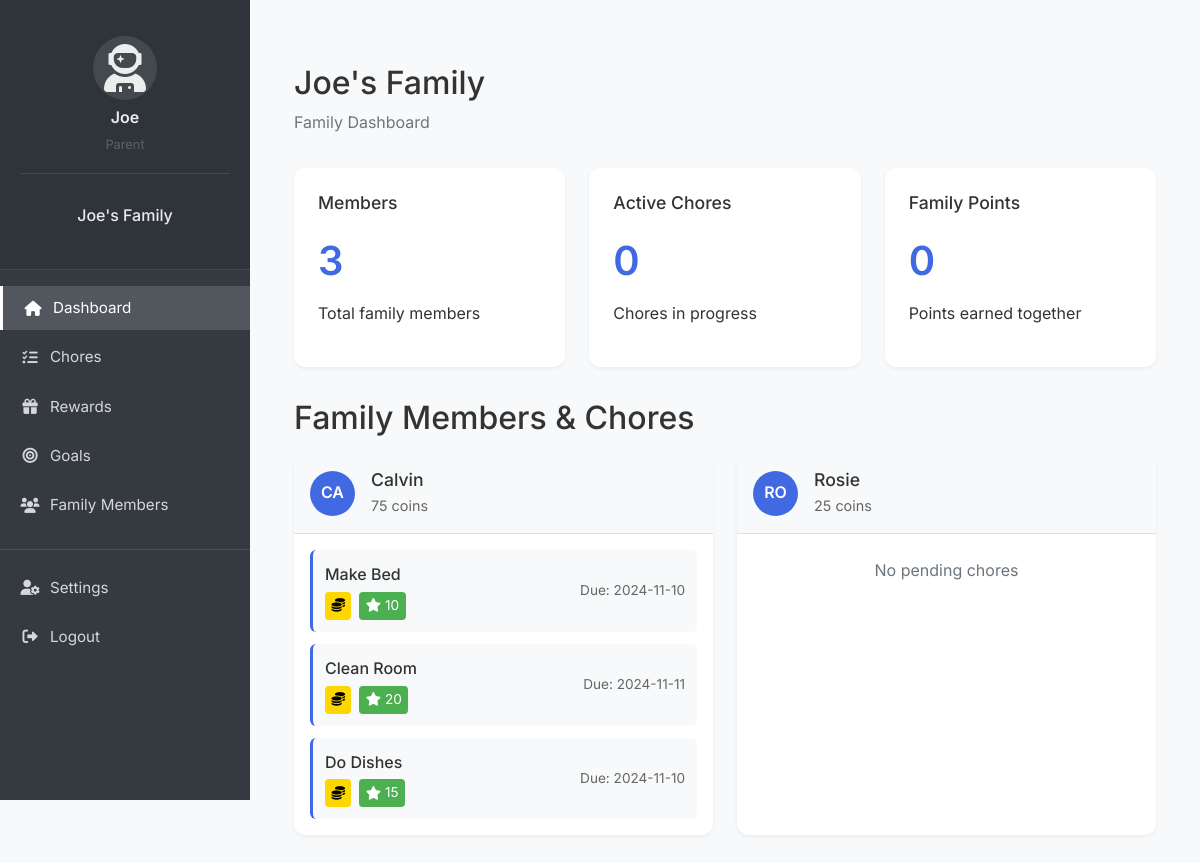
The app's page /dashboard (signed in) with its own data.
### app/models/user.py (models this page shows, shortened)
class User(db.Model, UserMixin):
    id = db.Column(db.Integer, primary_key=True)
    username = db.Column(db.String(64), unique=True, nullable=False)
    email = db.Column(db.String(120), unique=True, nullable=False)
    password_hash = db.Column(db.String(128), nullable=False)
    pin = db.Column(db.String(4))
    created_at = db.Column(db.DateTime, default=datetime.utcnow)
    is_superuser = db.Column(db.Boolean, default=False)
    is_parent = db.Column(db.Boolean, default=False)
    family_id = db.Column(db.Integer, db.ForeignKey('family.id'))
    parent_id = db.Column(db.Integer, db.ForeignKey('user.id'), nullable=True)
    children = db.relationship('User', backref=db.backref('parent', remote_side=[id]))
    coins = db.Column(db.Integer, default=0)
    family_points = db.Column(db.Integer, default=0)
    created_goal_categories = db.relationship('GoalCategory', back_populates='created_by')
    created_goals = db.relationship('Goal', back_populates='created_by')
    avatar = db.Column(db.String(50), default='fa-user-circle')

class Family(db.Model):
    __tablename__ = 'family'
    id = db.Column(db.Integer, primary_key=True)
    name = db.Column(db.String(100), nullable=False)
    family_code = db.Column(db.String(8), unique=True, nullable=False)
    created_at = db.Column(db.DateTime, nullable=False, default=datetime.utcnow)
    members = db.relationship('User', backref='family', lazy=True)
    chores = db.relationship('app.models.chore.Chore', backref='family', lazy=True)
    goal_categories = db.relationship('GoalCategory', back_populates='family', lazy=True)
    goals = db.relationship('Goal', back_populates='family', lazy=True)

### app/models/chore.py (models this page shows, shortened)
class Chore(db.Model):
    __tablename__ = 'chore'
    __table_args__ = {'extend_existing': True}
    id = db.Column(db.Integer, primary_key=True)
    title = db.Column(db.String(100), nullable=False)
    description = db.Column(db.Text, nullable=True)
    points = db.Column(db.Integer, nullable=False, default=0)
    status = db.Column(db.String(20), nullable=False, default='pending')  # pending, completed, verified
    due_date = db.Column(db.DateTime, nullable=True)
    created_at = db.Column(db.DateTime, nullable=False, default=datetime.utcnow)
    completed_at = db.Column(db.DateTime, nullable=True)
    family_id = db.Column(db.Integer, db.ForeignKey('family.id'), nullable=False)
    assigned_to_id = db.Column(db.Integer, db.ForeignKey('user.id'), nullable=True)
    created_by_id = db.Column(db.Integer, db.ForeignKey('user.id'), nullable=False)
    category_id = db.Column(db.Integer, db.ForeignKey('chore_category.id'), nullable=True)
    assigned_to = db.relationship('User', foreign_keys=[assigned_to_id], backref=db.backref('assigned_chores', lazy=True))
    created_by = db.relationship('User', foreign_keys=[created_by_id], backref=db.backref('created_chores', lazy=True))

### app/controllers/main.py (the view)
@main_bp.route('/dashboard')
@login_required
def dashboard():
    family = current_user.family
    if family:
        family_count = len(family.members)
        active_chores = 0  # TODO: Implement chores tracking
        family_points = sum(member.family_points for member in family.members)
        family_members = family.members
        recent_activities = []  # TODO: Implement activity tracking
        return render_template('main/dashboard.html',
                             family_count=family_count,
                             active_chores=active_chores,
                             family_points=family_points,
                             family_members=family_members,
                             recent_activities=recent_activities)
    return render_template('main/dashboard.html')

### app/__init__.py (called while the page is built)
@login_manager.user_loader
def load_user(id):
    from app.models.user import User
    return User.query.get(int(id))

### app/templates/main/dashboard.html (shortened to what this page needs)
{% extends "base.html" %}
{% block authenticated_content %}
<div class="container">
    <div class="dashboard-container">
        {% if current_user.family %}
            <div class="dashboard-header">
                <h1>{{ current_user.family.name }}</h1>
                <p class="text-muted">Family Dashboard</p>
            </div>
            <div class="dashboard-cards">
                <div class="card">
                    <h3>Members</h3>
                    <div class="stat">{{ family_count }}</div>
                    <p>Total family members</p>
                </div>
                <div class="card">
                    <h3>Active Chores</h3>
                    <div class="stat">{{ active_chores }}</div>
                    <p>Chores in progress</p>
                </div>
                <div class="card">
                    <h3>Family Points</h3>
                    <div class="stat">{{ family_points }}</div>
                    <p>Points earned together</p>
                </div>
            </div>
            <div class="family-members mt-4">
                <h2>Family Members & Chores</h2>
                <div class="members-list">
                    {% for member in family_members if not member.is_parent %}
                    <div class="member-card-with-chores">
                        <div class="member-header">
                            <div class="member-avatar">{{ member.username[:2].upper() }}</div>
                            <div class="member-info">
                                <h4>{{ member.username }}</h4>
                                <p>{{ member.coins }} coins</p>
                            </div>
                        </div>
                        <div class="member-chores">
                            {% set pending_chores = member.assigned_chores|selectattr('status', 'equalto', 'pending')|list %}
                            {% if pending_chores %}
                                <div class="chores-list">
                                    {% for chore in pending_chores %}
                                    <div class="chore-item">
                                        <div class="chore-info">
                                            <span class="chore-title">{{ chore.title }}</span>
                                            <div class="chore-rewards">
                                                <span class="coins-badge">
                                                    <i class="fas fa-coins"></i> {{ chore.coins }}
                                                </span>
                                                <span class="points-badge">
                                                    <i class="fas fa-star"></i> {{ chore.points }}
                                                </span>
                                            </div>
                                        </div>
                                        {% if chore.due_date %}
                                        <div class="chore-due-date">
                                            Due: {{ chore.due_date.strftime('%Y-%m-%d') }}
                                        </div>
                                        {% endif %}
                                    </div>
                                    {% endfor %}
                                </div>
                            {% else %}
                                <p class="text-muted text-center my-2">No pending chores</p>
                            {% endif %}
                        </div>
                    </div>
                    {% endfor %}
                </div>
            </div>
        {% endif %}
    </div>
</div>
{% endblock %}

### app/templates/partials/_sidebar.html (shortened to what this page needs)
<nav class="sidebar">
    <div class="sidebar-header">
        <div class="user-profile text-center mb-4">
            {% if current_user.avatar.startswith('fa-') %}
                <i class="fas {{ current_user.avatar }} fa-3x mb-2"></i>
            {% else %}
                <img src="{{ url_for('static', filename='img/avatars/' + current_user.avatar) }}"
                     alt="{{ current_user.username }}'s avatar"
                     class="avatar-img mb-2">
            {% endif %}
            <div class="user-info">
                <h6 class="mb-1">{{ current_user.username }}</h6>
                <small class="text-muted">
                    {% if current_user.is_parent %}
                        Parent
                    {% else %}
                        Child
                        <div class="coins-display mt-1">
                            <i class="fas fa-coins fa-xs"></i>
                            <span class="coins-text">{{ current_user.coins }}</span>
                        </div>
                    {% endif %}
                </small>
            </div>
        </div>
        {% if current_user.family %}
        <div class="family-info text-center mb-3">
            <h5>{{ current_user.family.name }}</h5>
        </div>
        {% endif %}
    </div>
    <ul class="nav flex-column">
        <li class="nav-item">
            <a class="nav-link {% if request.endpoint == 'main.dashboard' %}active{% endif %}"
               href="{{ url_for('main.dashboard') }}">
                <i class="fas fa-home"></i>
                <span>Dashboard</span>
            </a>
        </li>
        {% if current_user.family and module_settings.get('economy', True) %}
            <li class="nav-item" data-module="economy">
                <a class="nav-link {% if request.endpoint.startswith('chores.') %}active{% endif %}"
                   href="{{ url_for('chores.list_chores') }}">
                    <i class="fas fa-tasks"></i>
                    <span>Chores</span>
                </a>
            </li>
            <li class="nav-item" data-module="economy">
                <a class="nav-link {% if request.endpoint.startswith('rewards.') %}active{% endif %}"
                   href="{{ url_for('rewards.list_rewards') }}">
                    <i class="fas fa-gift"></i>
                    <span>Rewards</span>
                </a>
            </li>
            <li class="nav-item" data-module="economy">
                <a class="nav-link {% if request.endpoint.startswith('goals.') %}active{% endif %}"
                   href="{{ url_for('goals.list_goals') }}">
                    <i class="fas fa-bullseye"></i>
                    <span>Goals</span>
                </a>
            </li>
        {% endif %}
        {% if current_user.is_parent %}
            <li class="nav-item">
                <a class="nav-link {% if request.endpoint.startswith('family.') %}active{% endif %}"
                   href="{{ url_for('family.members') }}">
                    <i class="fas fa-users"></i>
                    <span>Family Members</span>
                </a>
            </li>
        {% endif %}
        <li class="nav-divider"></li>
        <li class="nav-item">
            {% if current_user.is_parent %}
                <a class="nav-link {% if request.endpoint == 'settings.profile' %}active{% endif %}"
                   href="{{ url_for('settings.profile') }}">
                    <i class="fas fa-user-cog"></i>
                    <span>Settings</span>
                </a>
            {% else %}
                <a class="nav-link {% if request.endpoint == 'settings.child_profile' %}active{% endif %}"
                   href="{{ url_for('settings.child_profile') }}">
                    <i class="fas fa-user-cog"></i>
                    <span>My Profile</span>
                </a>
            {% endif %}
        </li>
        <li class="nav-item">
            <a class="nav-link" href="{{ url_for('auth.logout') }}">
                <i class="fas fa-sign-out-alt"></i>
                <span>Logout</span>
            </a>
        </li>
    </ul>
</nav>

### app/static/css/style.css (style rules this page uses)
:root { --primary-color: #4169E1; --secondary-color: #4CAF50; --background-color: #f8f9fa; --text-color: #333; --border-color: #e0e0e0; --shadow: 0 2px 4px rgba(0,0,0,0.05); }
body { background-color: var(--background-color); color: var(--text-color); font-family: 'Inter', -apple-system, BlinkMacSystemFont, sans-serif; line-height: 1.6; }
.nav-link { color: #666 !important; font-size: 0.95rem; }
.dashboard-container { padding: 2rem 0; }
.dashboard-header { margin-bottom: 2rem; }
.dashboard-header h1 { font-size: 2rem; color: var(--text-color); margin-bottom: 0.5rem; }
.dashboard-cards { display: grid; grid-template-columns: repeat(auto-fit, minmax(250px, 1fr)); gap: 1.5rem; margin-bottom: 2rem; }
.card { background: white; padding: 1.5rem; border-radius: 12px; box-shadow: var(--shadow); border: none; }
.card h3 { color: var(--text-color); font-size: 1.1rem; margin-bottom: 1rem; }
.stat { font-size: 2.5rem; font-weight: 600; color: var(--primary-color); margin-bottom: 0.5rem; }
.members-list { display: grid; grid-template-columns: repeat(auto-fit, minmax(200px, 1fr)); gap: 1rem; margin-top: 1rem; }
.member-avatar { width: 40px; height: 40px; border-radius: 50%; background: var(--primary-color); color: white; display: flex; align-items: center; justify-content: center; font-weight: 600; margin-right: 1rem; }
.member-info h4 { margin: 0; font-size: 1rem; color: var(--text-color); }
.member-info p { margin: 0.25rem 0 0; font-size: 0.9rem; color: #666; }
.sidebar { width: 250px; background-color: var(--sidebar-bg, #2C3E7B); color: white; padding: 1.5rem 0; display: flex; flex-direction: column; position: fixed; height: 100vh; left: 0; top: 0; }
.sidebar-header { padding: 0 1.5rem 1.5rem; border-bottom: 1px solid rgba(255, 255, 255, 0.1); }
.member-avatar { width: 45px; height: 45px; border-radius: 50%; background: var(--primary-color); color: white; display: flex; align-items: center; justify-content: center; font-weight: 600; margin-right: 1rem; }
.member-info { flex: 1; }
.member-info h4 { margin: 0; font-size: 1.1rem; color: var(--text-color); }
.member-card-with-chores { background: white; border-radius: 12px; box-shadow: var(--shadow); overflow: hidden; margin-bottom: 1.5rem; }
.member-header { display: flex; align-items: center; padding: 1rem; border-bottom: 1px solid var(--border-color); background-color: #f8f9fa; }
.member-chores { padding: 1rem; }
.chores-list { display: flex; flex-direction: column; gap: 0.75rem; }
.chore-item { display: flex; justify-content: space-between; align-items: center; padding: 0.75rem; background-color: #f8f9fa; border-radius: 6px; border-left: 3px solid var(--primary-color); }
.chore-info { display: flex; flex-direction: column; gap: 0.25rem; }
.chore-title { font-weight: 500; color: var(--text-color); }
.chore-rewards { display: flex; gap: 0.5rem; font-size: 0.85rem; }
.coins-badge { background-color: #ffd700; color: #000; padding: 0.2rem 0.4rem; border-radius: 4px; display: inline-flex; align-items: center; gap: 0.25rem; }
.points-badge { background-color: #4CAF50; color: white; padding: 0.2rem 0.4rem; border-radius: 4px; display: inline-flex; align-items: center; gap: 0.25rem; }
.chore-due-date { font-size: 0.85rem; color: #666; }
.members-list { display: grid; grid-template-columns: repeat(auto-fit, minmax(300px, 1fr)); gap: 1.5rem; }
.user-profile { padding: 1rem; border-bottom: 1px solid rgba(255, 255, 255, 0.1); }
.user-profile i.fas { color: rgba(255, 255, 255, 0.9); background: rgba(255, 255, 255, 0.1); width: 64px; height: 64px; line-height: 64px; border-radius: 50%; margin-bottom: 0.5rem; }
.user-profile .user-info { color: rgba(255, 255, 255, 0.9); }
.user-profile .user-info h6 { margin: 0; font-weight: 600; }
.user-profile .user-info small { font-size: 0.8rem; opacity: 0.7; }
.family-info h5 { color: rgba(255, 255, 255, 0.9); font-size: 1rem; margin: 0; padding: 0.5rem; }
.sidebar { padding-top: 0; }
.sidebar-header { margin-bottom: 1rem; }

### records on screen
User: username "Joe"
Family: family.name "Joe's Family"
User: username "CA", username "Calvin", coins "75"
Chore: title "Make Bed", points "10", due_date "2024-11-10"
Chore: title "Clean Room", points "20", due_date "2024-11-11"
Chore: title "Do Dishes", points "15", due_date "2024-11-10"
User: username "RO", username "Rosie", coins "25", shows "No pending chores"

### other values on screen
{{ family_count }} "3"
{{ active_chores }} "0"
{{ family_points }} "0"
